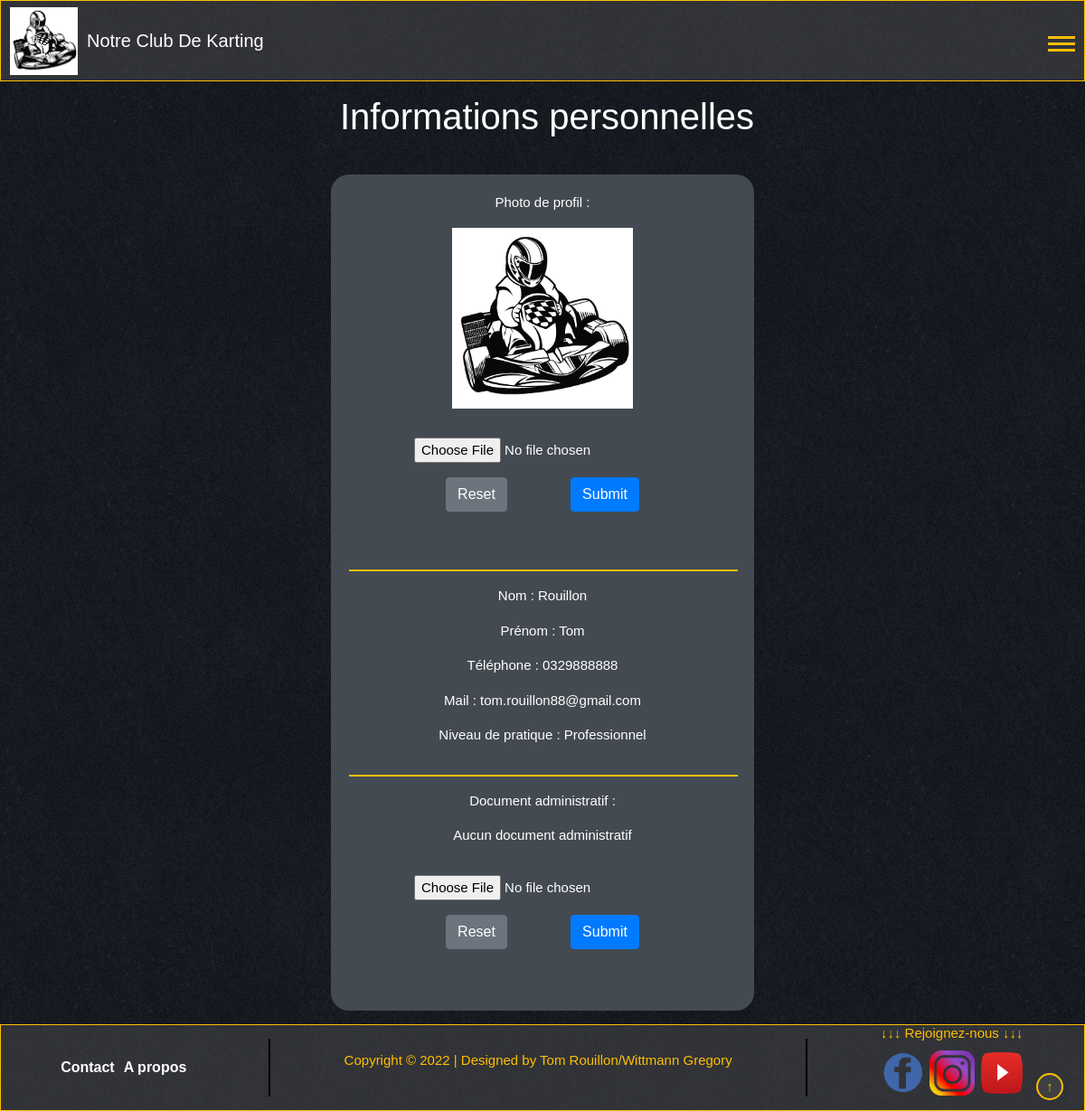
Page /profil.php (signed in) on the earlier database version.
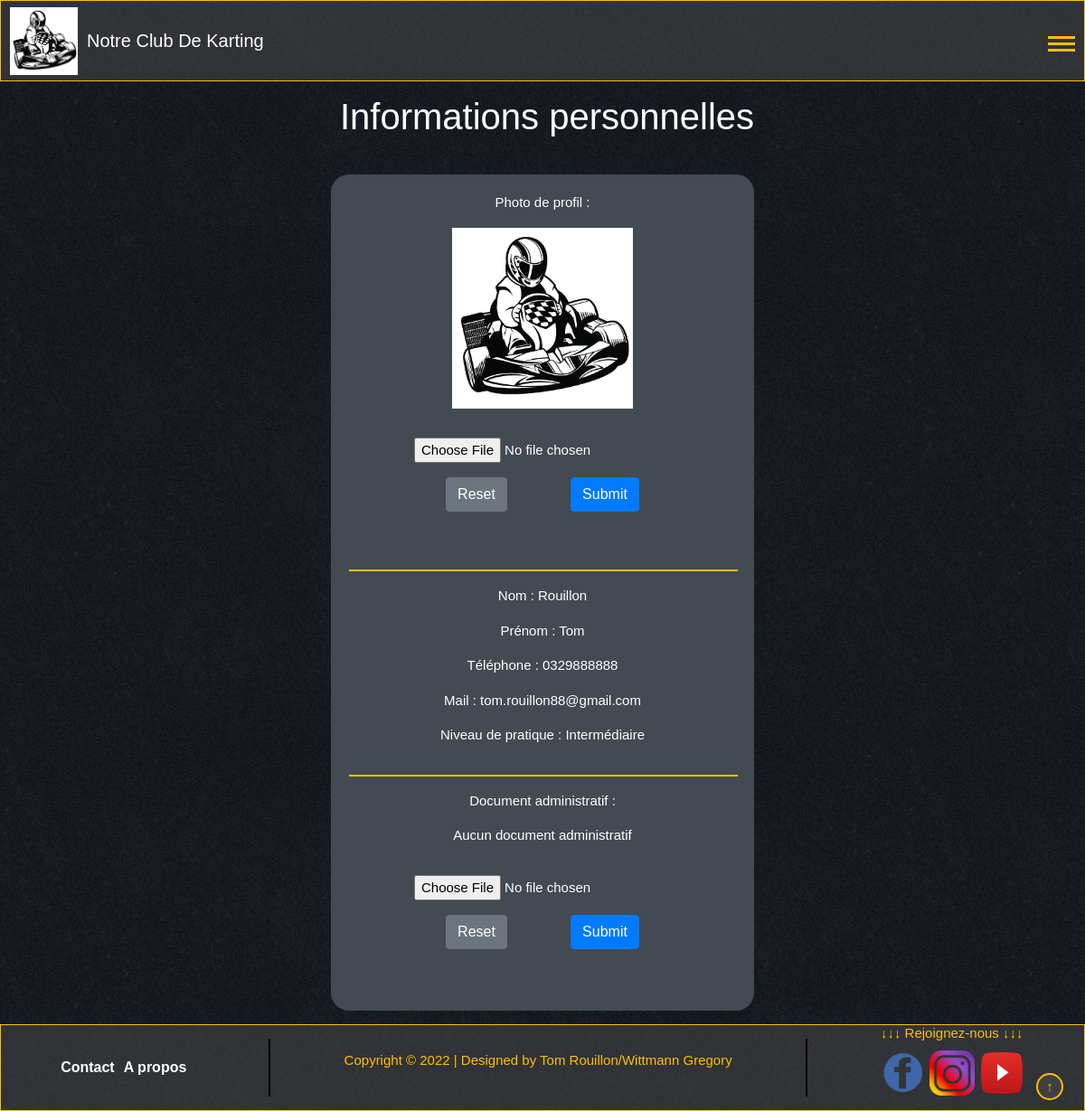
Same page on the later database version.
### tables this page shows
CREATE TABLE IF NOT EXISTS `adherent` (
  `derniereVisite` date DEFAULT NULL,
  `niveauPratique` varchar(45) DEFAULT NULL,
  `photo` mediumblob,
  `Personne_idPersonne` int(11) NOT NULL,
  PRIMARY KEY (`Personne_idPersonne`),
  KEY `fk_Adherent_Personne1_idx` (`Personne_idPersonne`)
);

CREATE TABLE IF NOT EXISTS `personne` (
  `idPersonne` int(11) NOT NULL AUTO_INCREMENT,
  `nom` varchar(45) NOT NULL,
  `prenom` varchar(45) NOT NULL,
  `adresse` varchar(120) NOT NULL,
  `telephone` varchar(12) NOT NULL,
  `mail` varchar(45) NOT NULL,
  `mdp` varchar(255) NOT NULL,
  PRIMARY KEY (`idPersonne`)
);

### infoUtilisateur.php (the view, shortened to what the changed rows need)
<?php
function infoUtilisateur()
{
    $connexion = connect_bd();
    $sql = "SELECT * FROM `personne` JOIN adherent ON personne.idPersonne = adherent.Personne_idPersonne WHERE `mail` = :mail";
    $stmt = $connexion->prepare($sql);
    $values = [
        ":mail" => $_SESSION["username"]
    ];
    $res = $stmt->execute($values);
    if (!$res) {
        echo "Problème d'accès à la bdd";
    } else {
        if ($stmt->rowCount() == 0) {
        ?>
            <script>
                alert("Erreur de connexion");
            </script>
        <?php
        } else {
            $row = $stmt->fetch();
        ?>
            <body>
                <div id="contenu">
                    <h1>Informations personnelles</h1>
                    <div id="profile">
                        <p>Photo de profil :</p>
                        <p>
                            <?php
                            if ($result = glob("users/" . $_SESSION["username"] . "/profil.*")) {
                                echo "<img src='" . $result[0] . "?t=" . time() . "' alt='Photo de profil' class='logo'>";
                            } else {
                                echo "<img src='logos/kart.jpg' alt='Photo de profil' width='200' height='200'>";
                            }
                            ?>
                            <form action="upload.php" method="post" enctype="multipart/form-data" id="pictureForm">
                                <div class="modal-body">
                                    <div class="form-group">
                                        <input type="file" name="file" id="file" accept="image/*">
                                    </div>
                                    <div class="form-group">
                                        <input type="reset" name="reset" class="btn btn-secondary">
                                        <input type="submit" name="submit" class="btn btn-primary">
                                    </div>
                                </div>
                            </form>
                        </p>
                        <hr>
                        <p>Nom : <?php echo $row["nom"]; ?></p>
                        <p>Prénom : <?php echo $row["prenom"]; ?></p>
                        <p>Téléphone : <?php echo $row["telephone"]; ?></p>
                        <p>Mail : <?php echo $row["mail"]; ?></p>
                        <p>Niveau de pratique : <?php
                        if ($row["niveauPratique"] == null) {
                            ?>
                            <p>Non renseigné</p>
                            <form action="updateNiveau.php" method="post" id="niveauForm" onsubmit="return confirm('Etes-vous sûr ? Cette action est irréversible');">
                                <div class="modal-body">
                                    <div class="form-group">
                                        <select name="niveau" id="niveau">
                                            <option value="Débutant">Débutant</option>
                                            <option value="Intermédiaire">Intermédiaire</option>
                                            <option value="Confirmé">Confirmé</option>
                                        </select>
                                    </div>
                                    <div class="form-group">
                                        <input type="reset" name="reset" class="btn btn-secondary">
                                        <input type="submit" name="submit" class="btn btn-primary">
                                    </div>
                                </div>
                            </form>
                            <?php
                        } else {
                            echo $row["niveauPratique"];
                        }
                        ?></p>
                        <hr>
                        <p>Document administratif : </p>
                        <p>
                            <?php
                            if (!file_exists("users/" . $_SESSION["username"] . "/doc_administratif.pdf")) {
                                echo "Aucun document administratif";
                            } else {
                                echo "<a href='download.php?file=" . urlencode($_SESSION["username"]) . "'>Télécharger le document administratif</a>";
                            }
                            ?>
                            <form action="upload.php" method="post" enctype="multipart/form-data" id="docForm">
                                <div class="modal-body">
                                    <div class="form-group">
                                        <input type="file" name="filePdf" id="filePdf" accept="application/pdf">
                                    </div>
                                    <div class="form-group">
                                        <input type="reset" name="reset" class="btn btn-secondary">
                                        <input type="submit" name="submitPdf" class="btn btn-primary">
                                    </div>
                                </div>
                            </form>
                        </p>
                    </div>
                </div>
            </body>
<?php
        }
    }
}
?>

Differences in the rows shown:
changed adherent "Rouillon": niveauPratique "Professionnel" → "Intermédiaire"
